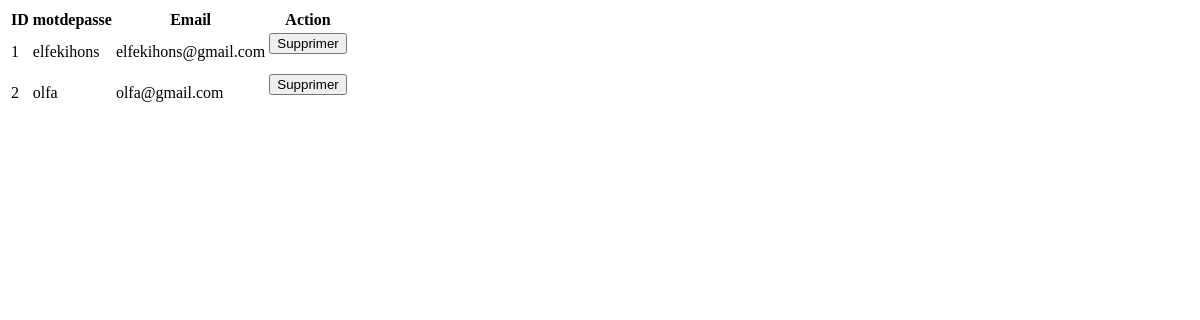
The page /liste on the database as committed earlier.
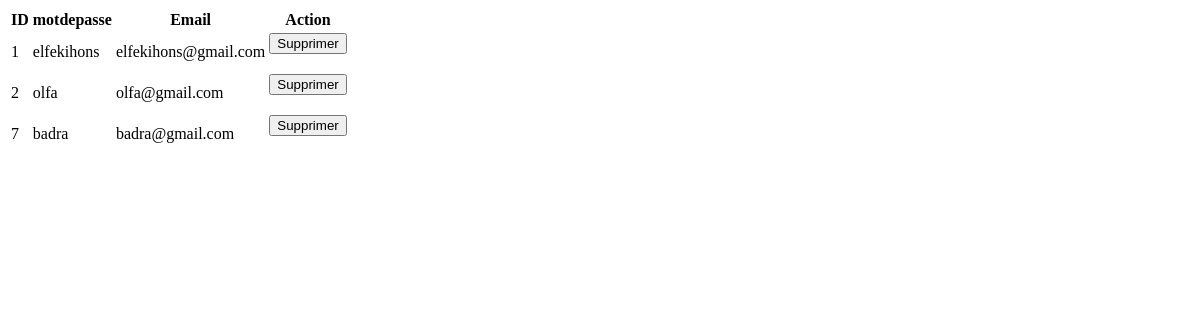
The same page on the database as committed later.
### tables this page shows
CREATE TABLE utilisateurs (
    idUtilisateur INTEGER PRIMARY KEY AUTOINCREMENT,
    email TEXT UNIQUE NOT NULL,
    motdepasse TEXT NOT NULL
);

### app.py (the view)
@app.route("/liste")
def liste_utilisateurs():
    conn = get_db_connection()
    utilisateurs = conn.execute("SELECT idUtilisateur, email,  motdepasse FROM utilisateurs").fetchall()
    conn.close()
    return render_template("index.html", users=utilisateurs)

### app.py (called while the page is built)
def get_db_connection():
    conn = sqlite3.connect("carnet_contactsN.db")
    conn.row_factory = sqlite3.Row
    return conn

### templates/index.html (shortened to what this page needs)
<table>
    <thead>
        <tr>
            <th>ID</th>
            <th>motdepasse</th>
            <th>Email</th>
            <th>Action</th>
        </tr>
    </thead>
    <tbody>
        {% for user in users %}
        <tr>
            <td>{{ user['idUtilisateur'] }}</td>
            <td>{{ user['motdepasse'] }}</td>
            <td>{{ user['email'] }}</td>
            <td>
                <form method="POST" action="/supprimer_utilisateur" onsubmit="return confirm('Confirmer la suppression ?')">
                    <button type="submit">Supprimer</button>
                </form>
            </td>
        </tr>
        {% endfor %}
    </tbody>
</table>

Rows that differ between the two databases and show on the page:
added utilisateurs: idUtilisateur "7", motdepasse "badra", email "badra@gmail.com"
